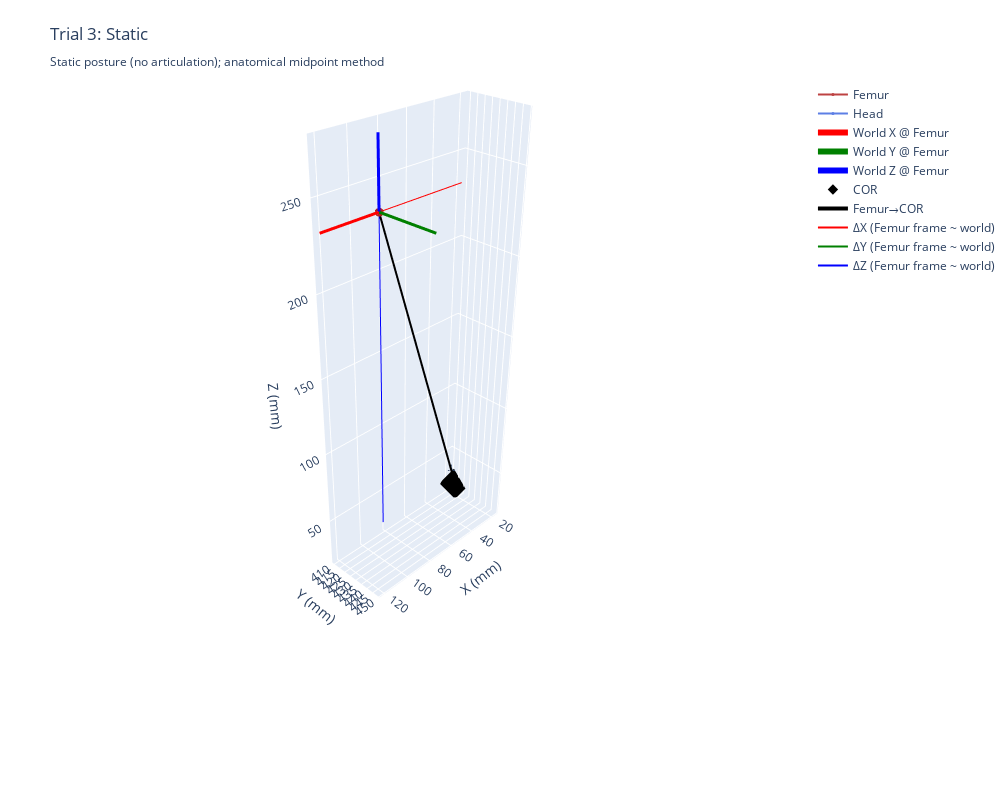

Here is the notebook cell this chart was saved with:
### Code cell
# ====== 6. 3D VISUALIZATION ======
def trace_points(name, pts, color, size=3, mode='markers'):
    """Create 3D scatter/path for (N,3) points."""
    return go.Scatter3d(
        x=pts[:, 0], y=pts[:, 1], z=pts[:, 2],
        mode=mode,
        marker=dict(size=size, color=color),
        line=dict(width=2, color=color),
        name=name,
        opacity=0.85,
        connectgaps=True
    )

def trace_arrow(name, origin, vec, color, width=6):
    """Create line trace for vector arrow."""
    p2 = origin + vec
    return go.Scatter3d(
        x=[origin[0], p2[0]],
        y=[origin[1], p2[1]],
        z=[origin[2], p2[2]],
        mode='lines',
        line=dict(width=width, color=color),
        name=name
    )

def sphere_surface(center, radius, res=24):
    """Create semi-transparent sphere surface."""
    u = np.linspace(0, 2*np.pi, res)
    v = np.linspace(0, np.pi, res)
    x = center[0] + radius * np.outer(np.cos(u), np.sin(v))
    y = center[1] + radius * np.outer(np.sin(u), np.sin(v))
    z = center[2] + radius * np.outer(np.ones_like(u), np.cos(v))
    return go.Surface(x=x, y=y, z=z, opacity=0.25, showscale=False, name='COR sphere')

# Create visualization for each trial
for trial_name, results in trials_results.items():
    print(f"\nGenerating 3D visualization for {trial_name}...")

    data = results["data"]
    center = results["center"]
    r = results["radius"]
    femur_origin = results["femur_origin"]
    delta_femur = results["delta_femur"]

    traces = []

    # Plot clusters (as trajectories)
    if "Femur" in data:
        traces.append(trace_points("Femur", np.asarray(data["Femur"]), "firebrick", size=3, mode='lines+markers'))
    if "Head" in data:
        traces.append(trace_points("Head", np.asarray(data["Head"]), "royalblue", size=3, mode='lines+markers'))

    # World axes shown at the femur origin (for orientation)
    axis_scale = 40.0
    traces += [
        trace_arrow("World X @ Femur", femur_origin, np.array([axis_scale, 0, 0]), "red"),
        trace_arrow("World Y @ Femur", femur_origin, np.array([0, axis_scale, 0]), "green"),
        trace_arrow("World Z @ Femur", femur_origin, np.array([0, 0, axis_scale]), "blue"),
    ]

    # Center of rotation and optional sphere
    traces.append(
        go.Scatter3d(
            x=[center[0]], y=[center[1]], z=[center[2]],
            mode='markers+text',
            marker=dict(size=8, color='black', symbol='diamond'),
            text=["COR"],
            textposition="top center",
            name="COR"
        )
    )
    if isinstance(r, float) and np.isfinite(r) and r > 1e-6:
        traces.append(sphere_surface(center, r))

    # Connection line Femur origin → COR
    traces.append(trace_arrow("Femur→COR", femur_origin, center - femur_origin, "black", width=4))

    # Per-axis component vectors (from Femur origin)
    traces += [
        trace_arrow("ΔX (Femur frame ~ world)", femur_origin, np.array([delta_femur[0], 0, 0]), "red", width=2),
        trace_arrow("ΔY (Femur frame ~ world)", femur_origin, np.array([0, delta_femur[1], 0]), "green", width=2),
        trace_arrow("ΔZ (Femur frame ~ world)", femur_origin, np.array([0, 0, delta_femur[2]]), "blue", width=2),
    ]

    layout = go.Layout(
        scene=dict(
            xaxis_title="X (mm)",
            yaxis_title="Y (mm)",
            zaxis_title="Z (mm)",
            aspectmode='data',
            xaxis=dict(showspikes=False),
            yaxis=dict(showspikes=False),
            zaxis=dict(showspikes=False)
        ),
        title=f"{trial_name}: {results['type']}<br><sub>{results['description']}</sub>",
        showlegend=True,
        height=800,
        width=1000,
        margin=dict(l=0, r=0, t=80, b=0)
    )

    fig = go.Figure(data=traces, layout=layout)
    fig.show()

print("\n✓ All visualizations generated")

### Figure 1 — Plotly figure (JSON) as saved in the notebook; plotly's stock layout.template omitted (floating-point values rounded to 4 significant figures; data arrays with more than 128 entries replaced by an {"elided": "..."} marker saying what was removed)
{"data": [{"connectgaps": true, "line": {"color": "firebrick", "width": 2}, "marker": {"color": "firebrick", "size": 3}, "mode": "lines+markers", "name": "Femur", "opacity": 0.85, "type": "scatter3d", "x": {"elided": "630 float values"}, "y": {"elided": "630 float values"}, "z": {"elided": "630 float values"}}, {"connectgaps": true, "line": {"color": "royalblue", "width": 2}, "marker": {"color": "royalblue", "size": 3}, "mode": "lines+markers", "name": "Head", "opacity": 0.85, "type": "scatter3d", "x": {"elided": "630 float values"}, "y": {"elided": "630 float values"}, "z": {"elided": "630 float values"}}, {"line": {"color": "red", "width": 6}, "mode": "lines", "name": "World X @ Femur", "type": "scatter3d", "x": [81.03, 121.0], "y": [409.3, 409.3], "z": [232.0, 232.0]}, {"line": {"color": "green", "width": 6}, "mode": "lines", "name": "World Y @ Femur", "type": "scatter3d", "x": [81.03, 81.03], "y": [409.3, 449.3], "z": [232.0, 232.0]}, {"line": {"color": "blue", "width": 6}, "mode": "lines", "name": "World Z @ Femur", "type": "scatter3d", "x": [81.03, 81.03], "y": [409.3, 409.3], "z": [232.0, 272.0]}, {"marker": {"color": "black", "size": 8, "symbol": "diamond"}, "mode": "markers+text", "name": "COR", "text": ["COR"], "textposition": "top center", "type": "scatter3d", "x": [17.44], "y": [414.7], "z": [23.93]}, {"line": {"color": "black", "width": 4}, "mode": "lines", "name": "Femur→COR", "type": "scatter3d", "x": [81.03, 17.44], "y": [409.3, 414.7], "z": [232.0, 23.93]}, {"line": {"color": "red", "width": 2}, "mode": "lines", "name": "ΔX (Femur frame ~ world)", "type": "scatter3d", "x": [81.03, 17.44], "y": [409.3, 409.3], "z": [232.0, 232.0]}, {"line": {"color": "green", "width": 2}, "mode": "lines", "name": "ΔY (Femur frame ~ world)", "type": "scatter3d", "x": [81.03, 81.03], "y": [409.3, 414.7], "z": [232.0, 232.0]}, {"line": {"color": "blue", "width": 2}, "mode": "lines", "name": "ΔZ (Femur frame ~ world)", "type": "scatter3d", "x": [81.03, 81.03], "y": [409.3, 409.3], "z": [232.0, 23.93]}], "layout": {"height": 800, "margin": {"b": 0, "l": 0, "r": 0, "t": 80}, "scene": {"aspectmode": "data", "aspectratio": {"x": 1.026, "y": 0.3967, "z": 2.456}, "camera": {"center": {"x": 0.2521, "y": 0.08715, "z": -0.3393}, "eye": {"x": 2.879, "y": 2.714, "z": 2.288}, "projection": {"type": "perspective"}, "up": {"x": 0, "y": 0, "z": 1}}, "xaxis": {"showspikes": false, "title": {"text": "X (mm)"}, "type": "linear"}, "yaxis": {"showspikes": false, "title": {"text": "Y (mm)"}, "type": "linear"}, "zaxis": {"showspikes": false, "title": {"text": "Z (mm)"}, "type": "linear"}}, "showlegend": true, "title": {"text": "Trial 3: Static<br><sub>Static posture (no articulation); anatomical midpoint method</sub>"}, "width": 1000}}
